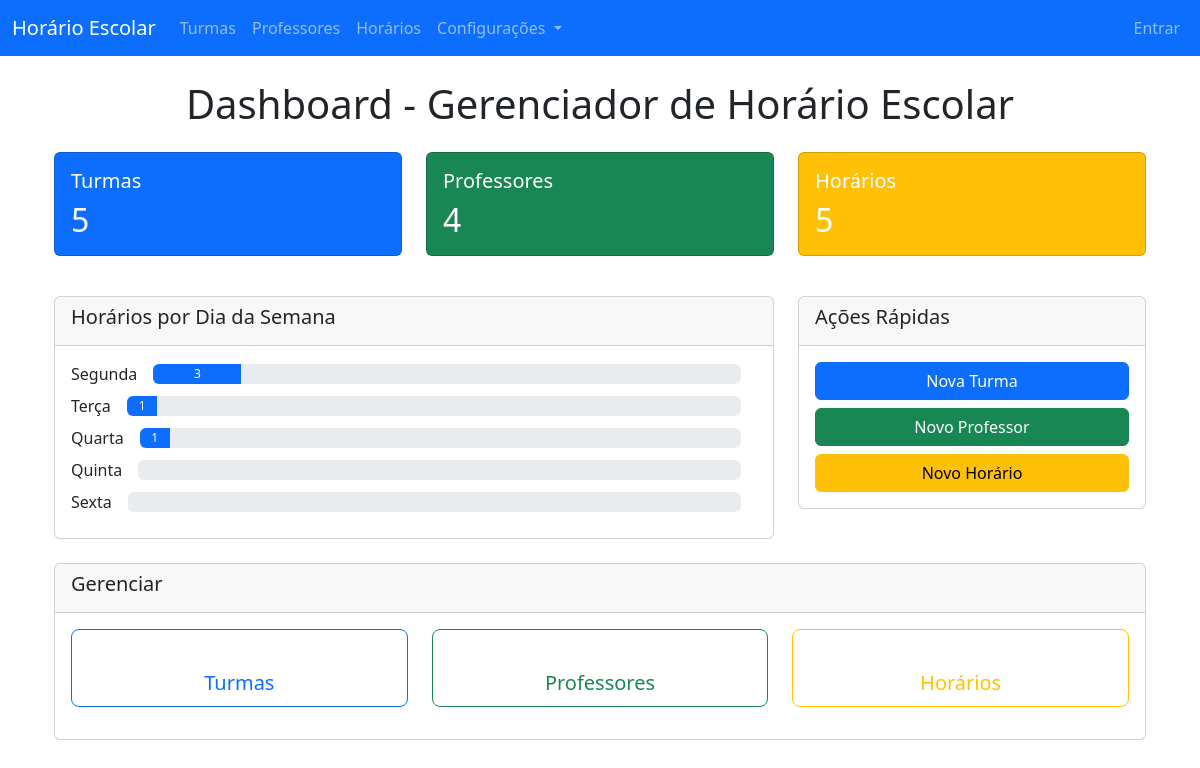
The page / on the database its author committed.
### core/models.py (models this page shows, shortened)
class Horario(models.Model):
	turma = models.ForeignKey(Turma, on_delete=models.CASCADE)
	professor = models.ForeignKey(Professor, on_delete=models.CASCADE)
	sala = models.CharField(max_length=50, null=True, blank=True)
	DIAS_SEMANA = [
		('Segunda', 'Segunda-feira'),
		('Terça', 'Terça-feira'),
		('Quarta', 'Quarta-feira'),
		('Quinta', 'Quinta-feira'),
		('Sexta', 'Sexta-feira'),
	]
	dia_semana = models.CharField(max_length=10, choices=DIAS_SEMANA)
	horario_inicio = models.TimeField()
	horario_fim = models.TimeField()

### core/views.py (the view)
# urls.py: path('', views.home, name='home'),
def home(request):
    total_turmas = Turma.objects.count()
    total_professores = Professor.objects.count()
    total_horarios = Horario.objects.count()
    total_turmas = Turma.objects.count()
    total_professores = Professor.objects.count()
    total_horarios = Horario.objects.count()
    horarios_por_dia = {}
    for dia in ['Segunda', 'Terça', 'Quarta', 'Quinta', 'Sexta']:
        horarios_por_dia[dia] = Horario.objects.filter(dia_semana=dia).count()
    context = {
        'total_turmas': total_turmas,
        'total_professores': total_professores,
        'total_horarios': total_horarios,
        'horarios_por_dia': horarios_por_dia,
    }
    return render(request, 'core/home.html', context)

### core/templates/core/home.html (shortened to what this page needs)
{% extends 'core/base.html' %}
{% block content %}
<div class="container mt-4">
  <h1 class="mb-4 text-center">Dashboard - Gerenciador de Horário Escolar</h1>
  <div class="row mb-4">
    <div class="col-md-4">
      <div class="card text-white bg-primary mb-3">
        <div class="card-body">
          <h5 class="card-title"> Turmas</h5>
          <h2 class="card-text">{{ total_turmas }}</h2>
        </div>
      </div>
    </div>
    <div class="col-md-4">
      <div class="card text-white bg-success mb-3">
        <div class="card-body">
          <h5 class="card-title"> Professores</h5>
          <h2 class="card-text">{{ total_professores }}</h2>
        </div>
      </div>
    </div>
    <div class="col-md-4">
      <div class="card text-white bg-warning mb-3">
        <div class="card-body">
          <h5 class="card-title"> Horários</h5>
          <h2 class="card-text">{{ total_horarios }}</h2>
        </div>
      </div>
    </div>
  </div>
  <div class="row mb-4">
    <div class="col-md-8">
      <div class="card">
        <div class="card-header">
          <h5> Horários por Dia da Semana</h5>
        </div>
        <div class="card-body">
          <div class="row">
            {% for dia, quantidade in horarios_por_dia.items %}
            <div class="col-12 mb-2">
              <div class="d-flex justify-content-between align-items-center">
                <span>{{ dia }}</span>
                <div class="progress flex-grow-1 mx-3" style="height: 20px;">
                  <div class="progress-bar" role="progressbar"
                       style="width: {% widthratio quantidade 1 total_horarios %}%"
                       aria-valuenow="{{ quantidade }}" aria-valuemin="0" aria-valuemax="{{ total_horarios }}">
                    {{ quantidade }}
                  </div>
                </div>
              </div>
            </div>
            {% endfor %}
          </div>
        </div>
      </div>
    </div>
    <div class="col-md-4">
      <div class="card">
        <div class="card-header">
          <h5> Ações Rápidas</h5>
        </div>
        <div class="card-body">
          <div class="d-grid gap-2">
            <a href="{% url 'cadastrar_turma' %}" class="btn btn-primary">
               Nova Turma
            </a>
            <a href="{% url 'cadastrar_professor' %}" class="btn btn-success">
               Novo Professor
            </a>
            <a href="{% url 'cadastrar_horario' %}" class="btn btn-warning">
               Novo Horário
            </a>
          </div>
        </div>
      </div>
    </div>
  </div>
  <div class="row">
    <div class="col-md-12">
      <div class="card">
        <div class="card-header">
          <h5> Gerenciar</h5>
        </div>
        <div class="card-body">
          <div class="row">
            <div class="col-md-4 text-center mb-3">
              <a href="{% url 'lista_turmas' %}" class="btn btn-outline-primary btn-lg w-100">
                <br>Turmas
              </a>
            </div>
            <div class="col-md-4 text-center mb-3">
              <a href="{% url 'lista_professores' %}" class="btn btn-outline-success btn-lg w-100">
                <br>Professores
              </a>
            </div>
            <div class="col-md-4 text-center mb-3">
              <a href="{% url 'lista_horarios' %}" class="btn btn-outline-warning btn-lg w-100">
                <br>Horários
              </a>
            </div>
          </div>
        </div>
      </div>
    </div>
  </div>
</div>
{% endblock %}

### rows shown on the page
Horario: dia_semana "Terça", sala "1"
Horario: dia_semana "Quarta", sala "1"

### other values the page prints
{{ total_turmas }} "5"
{{ total_professores }} "4"
{{ total_horarios }} "5"
{{ dia }} "Segunda" "Quinta" "Sexta"
{{ quantidade }} "3"
